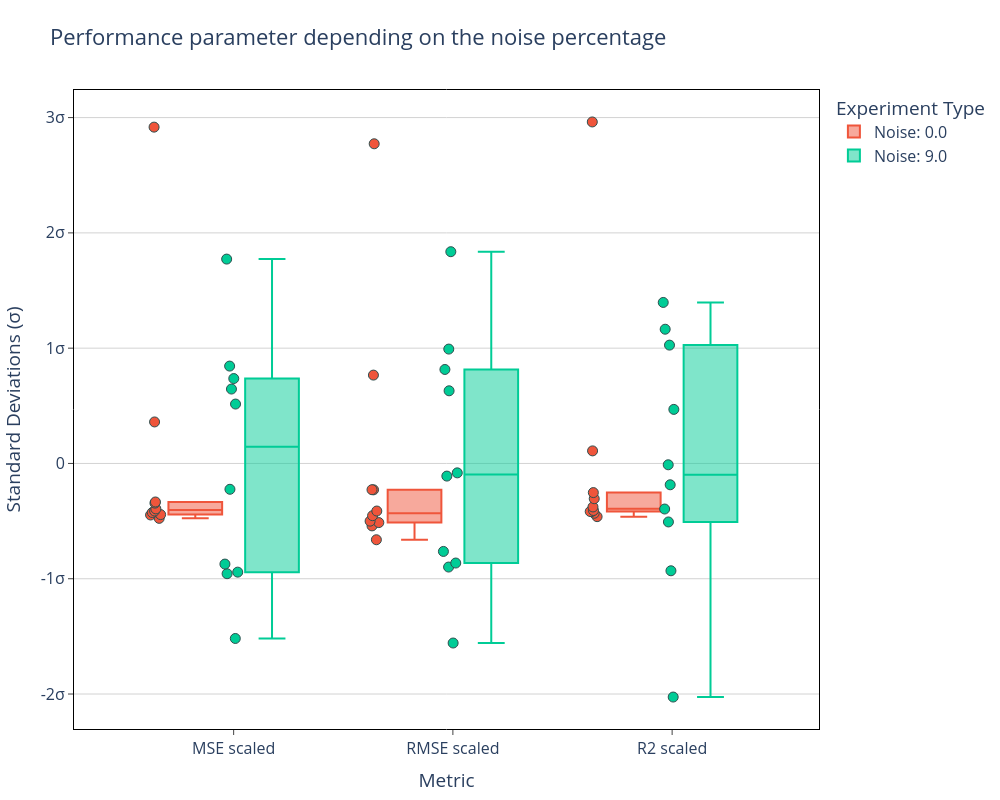

Notebook code for this chart:
### Markdown cell above
## Surface Plots

### Code cell
fig.update_layout(
    title='Performance parameter depending on the noise percentage',
    autosize=False,
    width=1000,
    height=800,
    margin=dict(l=65, r=50, b=65, t=90),
    scene=dict(
        yaxis_title='θ',
        xaxis_title='β',
        zaxis_title='Performance parameter',
        # Move xaxis here for 3D plots
        yaxis=dict(
            tickmode='array',
            tickvals=[0, np.pi/4, np.pi/2, 3*np.pi/4, np.pi],
            ticktext=['0', 'π/4', 'π/2', '3π/4', 'π'],
            range=[0,  np.pi]
        ),
        # Move yaxis here and limit to pi
        xaxis=dict(
            tickmode='array',
            tickvals=[0, np.pi/2, np.pi, 3*np.pi/2, 2*np.pi],
            ticktext=['0', 'π/2', 'π', '3π/2', '2π'],
            range=[0, 2*np.pi]
        )
    ),
    # --- NUEVO: Aumentar tamaño de fuente ---
    font=dict(size=16) 
)

# Display the plot
fig.show()

### Figure 1 — Plotly figure (JSON) as saved in the notebook; plotly's stock layout.template omitted (floating-point values rounded to 4 significant figures)
{"data": [{"alignmentgroup": "True", "boxpoints": "all", "hovertemplate": "Group=Noise: 0.0<br>variable=%{x}<br>value=%{y}<extra></extra>", "legendgroup": "Noise: 0.0", "marker": {"color": "#EF553B", "line": {"color": "DarkSlateGrey", "width": 1}, "size": 10}, "name": "Noise: 0.0", "notched": false, "offsetgroup": "Noise: 0.0", "orientation": "v", "showlegend": true, "type": "box", "x": ["MSE scaled", "MSE scaled", "MSE scaled", "MSE scaled", "MSE scaled", "MSE scaled", "MSE scaled", "MSE scaled", "MSE scaled", "MSE scaled", "RMSE scaled", "RMSE scaled", "RMSE scaled", "RMSE scaled", "RMSE scaled", "RMSE scaled", "RMSE scaled", "RMSE scaled", "RMSE scaled", "RMSE scaled", "R2 scaled", "R2 scaled", "R2 scaled", "R2 scaled", "R2 scaled", "R2 scaled", "R2 scaled", "R2 scaled", "R2 scaled", "R2 scaled"], "x0": " ", "xaxis": "x", "y": [2.917, 0.3601, -0.344, -0.3341, -0.4436, -0.3942, -0.447, -0.4124, -0.4257, -0.4763, 2.773, 0.7664, -0.2287, -0.2278, -0.513, -0.4127, -0.5416, -0.4531, -0.5005, -0.6618, 2.962, 0.1091, -0.2528, -0.306, -0.3773, -0.4168, -0.4171, -0.4078, -0.4321, -0.4614], "y0": " ", "yaxis": "y"}, {"alignmentgroup": "True", "boxpoints": "all", "hovertemplate": "Group=Noise: 9.0<br>variable=%{x}<br>value=%{y}<extra></extra>", "legendgroup": "Noise: 9.0", "marker": {"color": "#00cc96", "line": {"color": "DarkSlateGrey", "width": 1}, "size": 10}, "name": "Noise: 9.0", "notched": false, "offsetgroup": "Noise: 9.0", "orientation": "v", "showlegend": true, "type": "box", "x": ["MSE scaled", "MSE scaled", "MSE scaled", "MSE scaled", "MSE scaled", "MSE scaled", "MSE scaled", "MSE scaled", "MSE scaled", "MSE scaled", "RMSE scaled", "RMSE scaled", "RMSE scaled", "RMSE scaled", "RMSE scaled", "RMSE scaled", "RMSE scaled", "RMSE scaled", "RMSE scaled", "RMSE scaled", "R2 scaled", "R2 scaled", "R2 scaled", "R2 scaled", "R2 scaled", "R2 scaled", "R2 scaled", "R2 scaled", "R2 scaled", "R2 scaled"], "x0": " ", "xaxis": "x", "y": [0.6453, -0.9563, 1.773, -0.2241, -0.9428, 0.7365, 0.5153, -1.518, -0.8728, 0.8445, -0.08169, -0.8637, 1.837, -0.1097, -0.8986, 0.8152, 0.6302, -1.558, -0.7631, 0.9921, -2.026, -0.5074, -0.01156, 0.4689, -0.1851, 1.397, 1.026, -0.9309, -0.3952, 1.164], "y0": " ", "yaxis": "y"}], "layout": {"autosize": false, "boxmode": "group", "font": {"size": 16}, "height": 800, "legend": {"title": {"text": "Experiment Type"}, "tracegroupgap": 0}, "margin": {"b": 65, "l": 65, "r": 50, "t": 90}, "paper_bgcolor": "white", "plot_bgcolor": "white", "scene": {"xaxis": {"range": [0, 6.283], "tickmode": "array", "ticktext": ["0", "π/2", "π", "3π/2", "2π"], "tickvals": [0, 1.571, 3.142, 4.712, 6.283], "title": {"text": "β"}}, "yaxis": {"range": [0, 3.142], "tickmode": "array", "ticktext": ["0", "π/4", "π/2", "3π/4", "π"], "tickvals": [0, 0.7854, 1.571, 2.356, 3.142], "title": {"text": "θ"}}, "zaxis": {"title": {"text": "Performance parameter"}}}, "title": {"text": "Performance parameter depending on the noise percentage"}, "width": 1000, "xaxis": {"anchor": "y", "domain": [0, 1], "linecolor": "black", "mirror": true, "showline": true, "ticks": "outside", "title": {"text": "Metric"}}, "yaxis": {"anchor": "x", "domain": [0, 1], "gridcolor": "lightgrey", "linecolor": "black", "mirror": true, "showline": true, "tickmode": "array", "ticks": "outside", "ticktext": ["-3σ", "-2σ", "-1σ", "0", "1σ", "2σ", "3σ"], "tickvals": [-3, -2, -1, 0, 1, 2, 3], "title": {"text": "Standard Deviations (σ)"}, "zeroline": true, "zerolinecolor": "LightGray", "zerolinewidth": 1}}}
